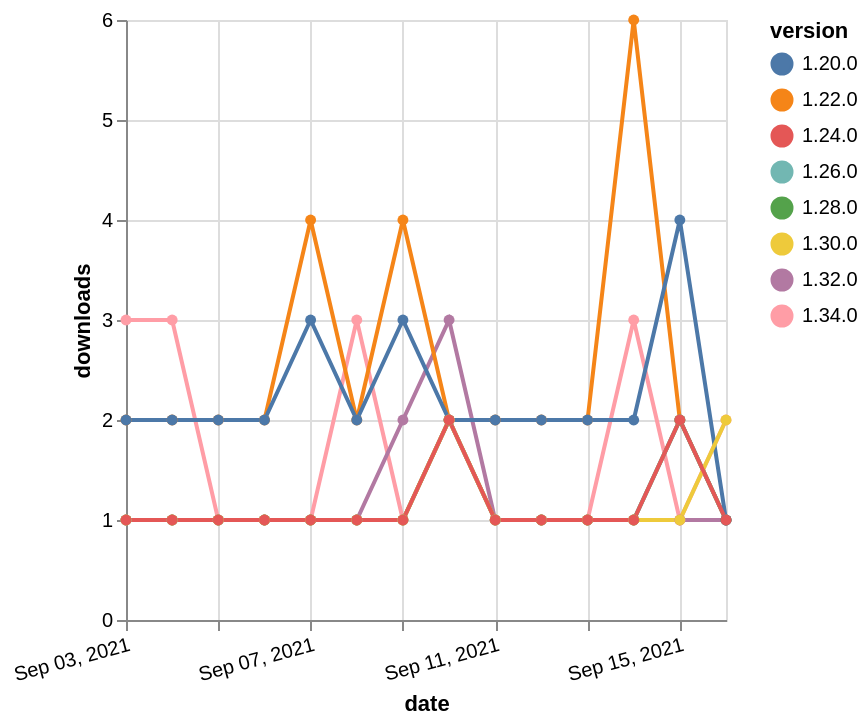

Express this chart as Vega-Lite.
### Vega-Lite specification from a JSON file in a GitHub repository (floating-point values rounded to 4 significant figures)
{"$schema": "https://vega.github.io/schema/vega-lite/v5.json", "description": "A simple bar chart with embedded data.", "data": {"values": [{"date": "2021-09-03", "total": 152, "delta": 3, "version": "1.34.0"}, {"date": "2021-09-04", "total": 155, "delta": 3, "version": "1.34.0"}, {"date": "2021-09-05", "total": 156, "delta": 1, "version": "1.34.0"}, {"date": "2021-09-06", "total": 157, "delta": 1, "version": "1.34.0"}, {"date": "2021-09-07", "total": 158, "delta": 1, "version": "1.34.0"}, {"date": "2021-09-08", "total": 161, "delta": 3, "version": "1.34.0"}, {"date": "2021-09-09", "total": 162, "delta": 1, "version": "1.34.0"}, {"date": "2021-09-10", "total": 164, "delta": 2, "version": "1.34.0"}, {"date": "2021-09-11", "total": 165, "delta": 1, "version": "1.34.0"}, {"date": "2021-09-12", "total": 166, "delta": 1, "version": "1.34.0"}, {"date": "2021-09-13", "total": 167, "delta": 1, "version": "1.34.0"}, {"date": "2021-09-14", "total": 170, "delta": 3, "version": "1.34.0"}, {"date": "2021-09-15", "total": 171, "delta": 1, "version": "1.34.0"}, {"date": "2021-09-16", "total": 173, "delta": 2, "version": "1.34.0"}, {"date": "2021-09-03", "total": 308, "delta": 1, "version": "1.32.0"}, {"date": "2021-09-04", "total": 309, "delta": 1, "version": "1.32.0"}, {"date": "2021-09-05", "total": 310, "delta": 1, "version": "1.32.0"}, {"date": "2021-09-06", "total": 311, "delta": 1, "version": "1.32.0"}, {"date": "2021-09-07", "total": 312, "delta": 1, "version": "1.32.0"}, {"date": "2021-09-08", "total": 313, "delta": 1, "version": "1.32.0"}, {"date": "2021-09-09", "total": 315, "delta": 2, "version": "1.32.0"}, {"date": "2021-09-10", "total": 318, "delta": 3, "version": "1.32.0"}, {"date": "2021-09-11", "total": 319, "delta": 1, "version": "1.32.0"}, {"date": "2021-09-12", "total": 320, "delta": 1, "version": "1.32.0"}, {"date": "2021-09-13", "total": 321, "delta": 1, "version": "1.32.0"}, {"date": "2021-09-14", "total": 322, "delta": 1, "version": "1.32.0"}, {"date": "2021-09-15", "total": 323, "delta": 1, "version": "1.32.0"}, {"date": "2021-09-16", "total": 324, "delta": 1, "version": "1.32.0"}, {"date": "2021-09-03", "total": 2609, "delta": 2, "version": "1.22.0"}, {"date": "2021-09-04", "total": 2611, "delta": 2, "version": "1.22.0"}, {"date": "2021-09-05", "total": 2613, "delta": 2, "version": "1.22.0"}, {"date": "2021-09-06", "total": 2615, "delta": 2, "version": "1.22.0"}, {"date": "2021-09-07", "total": 2619, "delta": 4, "version": "1.22.0"}, {"date": "2021-09-08", "total": 2621, "delta": 2, "version": "1.22.0"}, {"date": "2021-09-09", "total": 2625, "delta": 4, "version": "1.22.0"}, {"date": "2021-09-10", "total": 2627, "delta": 2, "version": "1.22.0"}, {"date": "2021-09-11", "total": 2629, "delta": 2, "version": "1.22.0"}, {"date": "2021-09-12", "total": 2631, "delta": 2, "version": "1.22.0"}, {"date": "2021-09-13", "total": 2633, "delta": 2, "version": "1.22.0"}, {"date": "2021-09-14", "total": 2639, "delta": 6, "version": "1.22.0"}, {"date": "2021-09-15", "total": 2641, "delta": 2, "version": "1.22.0"}, {"date": "2021-09-16", "total": 2642, "delta": 1, "version": "1.22.0"}, {"date": "2021-09-03", "total": 230, "delta": 1, "version": "1.28.0"}, {"date": "2021-09-04", "total": 231, "delta": 1, "version": "1.28.0"}, {"date": "2021-09-05", "total": 232, "delta": 1, "version": "1.28.0"}, {"date": "2021-09-06", "total": 233, "delta": 1, "version": "1.28.0"}, {"date": "2021-09-07", "total": 234, "delta": 1, "version": "1.28.0"}, {"date": "2021-09-08", "total": 235, "delta": 1, "version": "1.28.0"}, {"date": "2021-09-09", "total": 236, "delta": 1, "version": "1.28.0"}, {"date": "2021-09-10", "total": 238, "delta": 2, "version": "1.28.0"}, {"date": "2021-09-11", "total": 239, "delta": 1, "version": "1.28.0"}, {"date": "2021-09-12", "total": 240, "delta": 1, "version": "1.28.0"}, {"date": "2021-09-13", "total": 241, "delta": 1, "version": "1.28.0"}, {"date": "2021-09-14", "total": 242, "delta": 1, "version": "1.28.0"}, {"date": "2021-09-15", "total": 244, "delta": 2, "version": "1.28.0"}, {"date": "2021-09-16", "total": 245, "delta": 1, "version": "1.28.0"}, {"date": "2021-09-03", "total": 215, "delta": 1, "version": "1.26.0"}, {"date": "2021-09-04", "total": 216, "delta": 1, "version": "1.26.0"}, {"date": "2021-09-05", "total": 217, "delta": 1, "version": "1.26.0"}, {"date": "2021-09-06", "total": 218, "delta": 1, "version": "1.26.0"}, {"date": "2021-09-07", "total": 219, "delta": 1, "version": "1.26.0"}, {"date": "2021-09-08", "total": 220, "delta": 1, "version": "1.26.0"}, {"date": "2021-09-09", "total": 221, "delta": 1, "version": "1.26.0"}, {"date": "2021-09-10", "total": 223, "delta": 2, "version": "1.26.0"}, {"date": "2021-09-11", "total": 224, "delta": 1, "version": "1.26.0"}, {"date": "2021-09-12", "total": 225, "delta": 1, "version": "1.26.0"}, {"date": "2021-09-13", "total": 226, "delta": 1, "version": "1.26.0"}, {"date": "2021-09-14", "total": 227, "delta": 1, "version": "1.26.0"}, {"date": "2021-09-15", "total": 229, "delta": 2, "version": "1.26.0"}, {"date": "2021-09-16", "total": 230, "delta": 1, "version": "1.26.0"}, {"date": "2021-09-03", "total": 2644, "delta": 2, "version": "1.20.0"}, {"date": "2021-09-04", "total": 2646, "delta": 2, "version": "1.20.0"}, {"date": "2021-09-05", "total": 2648, "delta": 2, "version": "1.20.0"}, {"date": "2021-09-06", "total": 2650, "delta": 2, "version": "1.20.0"}, {"date": "2021-09-07", "total": 2653, "delta": 3, "version": "1.20.0"}, {"date": "2021-09-08", "total": 2655, "delta": 2, "version": "1.20.0"}, {"date": "2021-09-09", "total": 2658, "delta": 3, "version": "1.20.0"}, {"date": "2021-09-10", "total": 2660, "delta": 2, "version": "1.20.0"}, {"date": "2021-09-11", "total": 2662, "delta": 2, "version": "1.20.0"}, {"date": "2021-09-12", "total": 2664, "delta": 2, "version": "1.20.0"}, {"date": "2021-09-13", "total": 2666, "delta": 2, "version": "1.20.0"}, {"date": "2021-09-14", "total": 2668, "delta": 2, "version": "1.20.0"}, {"date": "2021-09-15", "total": 2672, "delta": 4, "version": "1.20.0"}, {"date": "2021-09-16", "total": 2673, "delta": 1, "version": "1.20.0"}, {"date": "2021-09-03", "total": 174, "delta": 1, "version": "1.30.0"}, {"date": "2021-09-04", "total": 175, "delta": 1, "version": "1.30.0"}, {"date": "2021-09-05", "total": 176, "delta": 1, "version": "1.30.0"}, {"date": "2021-09-06", "total": 177, "delta": 1, "version": "1.30.0"}, {"date": "2021-09-07", "total": 178, "delta": 1, "version": "1.30.0"}, {"date": "2021-09-08", "total": 179, "delta": 1, "version": "1.30.0"}, {"date": "2021-09-09", "total": 180, "delta": 1, "version": "1.30.0"}, {"date": "2021-09-10", "total": 182, "delta": 2, "version": "1.30.0"}, {"date": "2021-09-11", "total": 183, "delta": 1, "version": "1.30.0"}, {"date": "2021-09-12", "total": 184, "delta": 1, "version": "1.30.0"}, {"date": "2021-09-13", "total": 185, "delta": 1, "version": "1.30.0"}, {"date": "2021-09-14", "total": 186, "delta": 1, "version": "1.30.0"}, {"date": "2021-09-15", "total": 187, "delta": 1, "version": "1.30.0"}, {"date": "2021-09-16", "total": 189, "delta": 2, "version": "1.30.0"}, {"date": "2021-09-03", "total": 357, "delta": 1, "version": "1.24.0"}, {"date": "2021-09-04", "total": 358, "delta": 1, "version": "1.24.0"}, {"date": "2021-09-05", "total": 359, "delta": 1, "version": "1.24.0"}, {"date": "2021-09-06", "total": 360, "delta": 1, "version": "1.24.0"}, {"date": "2021-09-07", "total": 361, "delta": 1, "version": "1.24.0"}, {"date": "2021-09-08", "total": 362, "delta": 1, "version": "1.24.0"}, {"date": "2021-09-09", "total": 363, "delta": 1, "version": "1.24.0"}, {"date": "2021-09-10", "total": 365, "delta": 2, "version": "1.24.0"}, {"date": "2021-09-11", "total": 366, "delta": 1, "version": "1.24.0"}, {"date": "2021-09-12", "total": 367, "delta": 1, "version": "1.24.0"}, {"date": "2021-09-13", "total": 368, "delta": 1, "version": "1.24.0"}, {"date": "2021-09-14", "total": 369, "delta": 1, "version": "1.24.0"}, {"date": "2021-09-15", "total": 371, "delta": 2, "version": "1.24.0"}, {"date": "2021-09-16", "total": 372, "delta": 1, "version": "1.24.0"}]}, "width": "container", "mark": {"type": "line", "point": {"filled": true}}, "encoding": {"x": {"field": "date", "type": "temporal", "timeUnit": "yearmonthdate", "title": "date", "axis": {"labelAngle": -15}}, "y": {"field": "delta", "type": "quantitative", "title": "downloads"}, "color": {"field": "version", "type": "nominal"}, "tooltip": {"field": "delta"}}}
